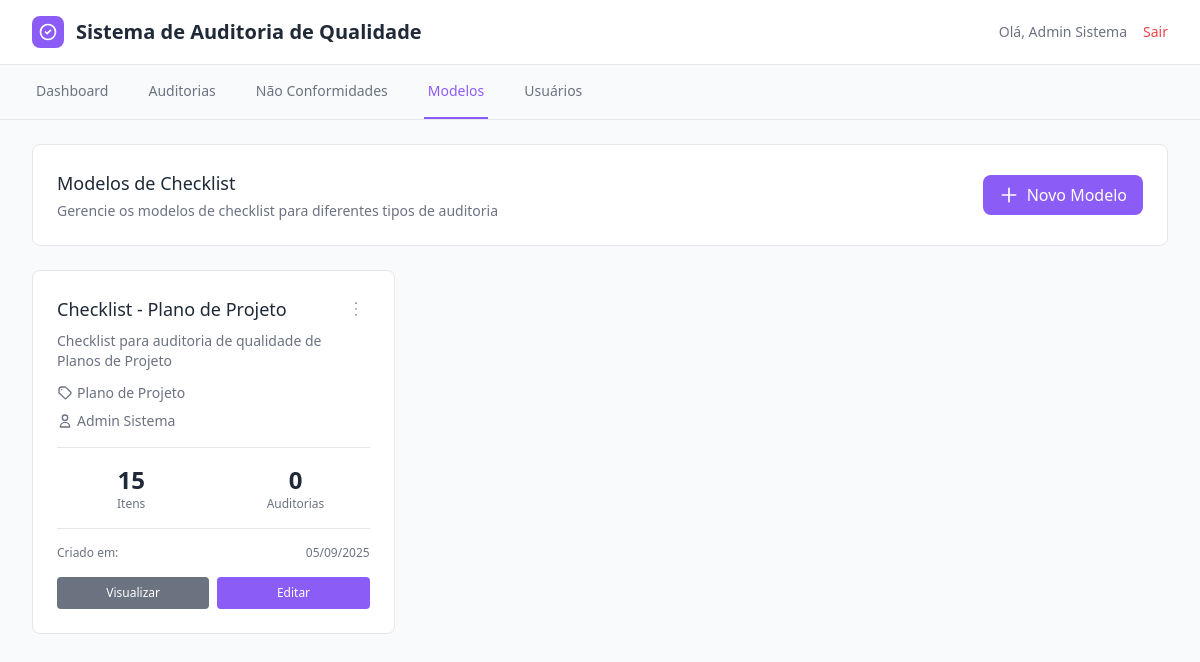
The app's page /modelos.php (signed in) with its own data.
### tables this page shows
CREATE TABLE usuarios (
    id INT AUTO_INCREMENT PRIMARY KEY,
    nome VARCHAR(255) NOT NULL,
    email VARCHAR(255) UNIQUE NOT NULL,
    senha VARCHAR(255) NOT NULL,
    funcao ENUM('auditor', 'gerente', 'admin') DEFAULT 'auditor',
    departamento VARCHAR(100),
    superior_id INT,
    criado_em TIMESTAMP DEFAULT CURRENT_TIMESTAMP,
    atualizado_em TIMESTAMP DEFAULT CURRENT_TIMESTAMP ON UPDATE CURRENT_TIMESTAMP,
    FOREIGN KEY (superior_id) REFERENCES usuarios(id)
);

CREATE TABLE modelos_checklist (
    id INT AUTO_INCREMENT PRIMARY KEY,
    nome VARCHAR(255) NOT NULL,
    descricao TEXT,
    tipo_artefato VARCHAR(100) NOT NULL,
    criado_por INT NOT NULL,
    criado_em TIMESTAMP DEFAULT CURRENT_TIMESTAMP,
    atualizado_em TIMESTAMP DEFAULT CURRENT_TIMESTAMP ON UPDATE CURRENT_TIMESTAMP,
    FOREIGN KEY (criado_por) REFERENCES usuarios(id)
);

### includes/auth.php (called while the page is built, shortened)
<?php
function getUsuarioAtual() {
    $database = new Conexao();
    $db = $database->getConexao();
    $query = "SELECT * FROM usuarios WHERE id = :id";
    $stmt = $db->prepare($query);
    $stmt->bindParam(':id', $_SESSION['id_usuario']);
    $stmt->execute();
    return $stmt->fetch();
}
?>

### modelos.php (the view, shortened to what this page needs)
<?php
require_once 'includes/auth.php';
$usuario = getUsuarioAtual();
$database = new Conexao();
$db = $database->getConexao();
$query = "SELECT m.*, u.nome as nome_criador,
          (SELECT COUNT(*) FROM itens_checklist WHERE modelo_id = m.id) as total_itens,
          (SELECT COUNT(*) FROM auditorias WHERE modelo_id = m.id) as total_auditorias
          FROM modelos_checklist m
          LEFT JOIN usuarios u ON m.criado_por = u.id
          ORDER BY m.criado_em DESC";
$stmt = $db->prepare($query);
$stmt->execute();
$modelos = $stmt->fetchAll();
?>
<!DOCTYPE html>
<html lang="pt-BR">
<head>
    <script src="https://cdn.tailwindcss.com"></script>
    <script src="assets/css/tailwind-config.js"></script>
    <link rel="stylesheet" href="assets/css/style.css">
</head>
<body class="bg-background">
    <header class="bg-card border-b border-border">
        <div class="max-w-7xl mx-auto px-4 sm:px-6 lg:px-8">
            <div class="flex justify-between items-center py-4">
                <div class="flex items-center">
                    <div class="h-8 w-8 bg-accent rounded-lg flex items-center justify-center mr-3">
                        <svg class="h-5 w-5 text-accent-foreground" fill="none" stroke="currentColor" viewBox="0 0 24 24">
                            <path stroke-linecap="round" stroke-linejoin="round" stroke-width="2" d="M9 12l2 2 4-4m6 2a9 9 0 11-18 0 9 9 0 0118 0z"></path>
                        </svg>
                    </div>
                    <h1 class="text-xl font-bold text-foreground">Sistema de Auditoria de Qualidade</h1>
                </div>
                <div class="flex items-center space-x-4">
                    <span class="text-sm text-muted-foreground">Olá, <?php echo htmlspecialchars($usuario['nome']); ?></span>
                    <a href="logout.php" class="text-sm text-destructive hover:text-destructive/80">Sair</a>
                </div>
            </div>
        </div>
    </header>
    <nav class="bg-sidebar border-b border-sidebar-border">
        <div class="max-w-7xl mx-auto px-4 sm:px-6 lg:px-8">
            <div class="flex space-x-8">
                <a href="index.php" class="border-b-2 border-transparent text-sidebar-foreground hover:text-sidebar-accent hover:border-sidebar-accent py-4 px-1 text-sm font-medium">Dashboard</a>
                <a href="auditorias.php" class="border-b-2 border-transparent text-sidebar-foreground hover:text-sidebar-accent hover:border-sidebar-accent py-4 px-1 text-sm font-medium">Auditorias</a>
                <a href="nao-conformidades.php" class="border-b-2 border-transparent text-sidebar-foreground hover:text-sidebar-accent hover:border-sidebar-accent py-4 px-1 text-sm font-medium">Não Conformidades</a>
                <a href="modelos.php" class="border-b-2 border-sidebar-accent text-sidebar-accent py-4 px-1 text-sm font-medium">Modelos</a>
                <a href="usuarios.php" class="border-b-2 border-transparent text-sidebar-foreground hover:text-sidebar-accent hover:border-sidebar-accent py-4 px-1 text-sm font-medium">Usuários</a>
            </div>
        </div>
    </nav>
    <main class="max-w-7xl mx-auto py-6 px-4 sm:px-6 lg:px-8">
        <div class="bg-card rounded-lg border border-border p-6 mb-6">
            <div class="flex flex-col md:flex-row md:items-center md:justify-between">
                <div>
                    <h2 class="text-lg font-medium text-foreground">Modelos de Checklist</h2>
                    <p class="text-sm text-muted-foreground mt-1">Gerencie os modelos de checklist para diferentes tipos de auditoria</p>
                </div>
                <div class="mt-4 md:mt-0">
                    <a href="create-modelo.php" class="inline-flex items-center px-4 py-2 bg-accent text-accent-foreground hover:bg-accent/90 rounded-lg transition-colors">
                        <svg class="h-5 w-5 mr-2" fill="none" stroke="currentColor" viewBox="0 0 24 24">
                            <path stroke-linecap="round" stroke-linejoin="round" stroke-width="2" d="M12 4v16m8-8H4"></path>
                        </svg>
                        Novo Modelo
                    </a>
                </div>
            </div>
        </div>
        <div class="grid grid-cols-1 md:grid-cols-2 lg:grid-cols-3 gap-6">
            <?php foreach ($modelos as $modelo): ?>
                <div class="bg-card rounded-lg border border-border p-6 hover:shadow-lg transition-shadow">
                    <div class="flex items-start justify-between mb-4">
                        <div class="flex-1">
                            <h3 class="text-lg font-medium text-foreground mb-2"><?php echo htmlspecialchars($modelo['nome']); ?></h3>
                            <p class="text-sm text-muted-foreground mb-3"><?php echo htmlspecialchars($modelo['descricao']); ?></p>
                            <div class="flex items-center text-sm text-muted-foreground mb-2">
                                <svg class="h-4 w-4 mr-1" fill="none" stroke="currentColor" viewBox="0 0 24 24">
                                    <path stroke-linecap="round" stroke-linejoin="round" stroke-width="2" d="M7 7h.01M7 3h5c.512 0 1.024.195 1.414.586l7 7a2 2 0 010 2.828l-7 7a.997.997 0 01-1.414 0l-7-7A1.997 1.997 0 013 12V7a4 4 0 014-4z"></path>
                                </svg>
                                <?php echo htmlspecialchars($modelo['tipo_artefato']); ?>
                            </div>
                            <div class="flex items-center text-sm text-muted-foreground">
                                <svg class="h-4 w-4 mr-1" fill="none" stroke="currentColor" viewBox="0 0 24 24">
                                    <path stroke-linecap="round" stroke-linejoin="round" stroke-width="2" d="M16 7a4 4 0 11-8 0 4 4 0 018 0zM12 14a7 7 0 00-7 7h14a7 7 0 00-7-7z"></path>
                                </svg>
                                <?php echo htmlspecialchars($modelo['nome_criador']); ?>
                            </div>
                        </div>
                        <div class="relative">
                            <button onclick="toggleDropdown('dropdown-<?php echo $modelo['id']; ?>')" class="p-1 text-muted-foreground hover:text-foreground rounded-full hover:bg-muted">
                                <svg class="h-5 w-5" fill="none" stroke="currentColor" viewBox="0 0 24 24">
                                    <path stroke-linecap="round" stroke-linejoin="round" stroke-width="2" d="M12 5v.01M12 12v.01M12 19v.01"></path>
                                </svg>
                            </button>
                        </div>
                    </div>
                    <div class="border-t border-border pt-4">
                        <div class="grid grid-cols-2 gap-4 text-center">
                            <div>
                                <div class="text-2xl font-bold text-foreground"><?php echo $modelo['total_itens']; ?></div>
                                <div class="text-xs text-muted-foreground">Itens</div>
                            </div>
                            <div>
                                <div class="text-2xl font-bold text-foreground"><?php echo $modelo['total_auditorias']; ?></div>
                                <div class="text-xs text-muted-foreground">Auditorias</div>
                            </div>
                        </div>
                    </div>
                    <div class="mt-4 pt-4 border-t border-border">
                        <div class="flex justify-between items-center text-xs text-muted-foreground">
                            <span>Criado em:</span>
                            <span><?php echo date('d/m/Y', strtotime($modelo['criado_em'])); ?></span>
                        </div>
                    </div>
                    <div class="mt-4 flex space-x-2">
                        <a href="view-modelo.php?id=<?php echo $modelo['id']; ?>"
                           class="flex-1 px-3 py-2 text-xs text-center bg-secondary text-secondary-foreground hover:bg-secondary/90 rounded transition-colors">
                            Visualizar
                        </a>
                        <a href="edit-modelo.php?id=<?php echo $modelo['id']; ?>"
                           class="flex-1 px-3 py-2 text-xs text-center bg-accent text-accent-foreground hover:bg-accent/90 rounded transition-colors">
                            Editar
                        </a>
                    </div>
                </div>
            <?php endforeach; ?>
        </div>
    </main>
</body>
</html>

### assets/css/style.css (style rules this page uses)
* { margin: 0; padding: 0; box-sizing: border-box; }
html { scroll-behavior: smooth; overflow-x: hidden; }
body { font-family: "Segoe UI", Tahoma, Geneva, Verdana, sans-serif; background-color: #f8fafc; color: #1f2937; line-height: 1.6; overflow-x: hidden; min-height: 100vh; }
.text-center { text-align: center; }
.mb-2 { margin-bottom: 1rem; }
.mb-3 { margin-bottom: 1.5rem; }
.mt-1 { margin-top: 0.5rem; }
.flex { display: flex; }
.justify-between { justify-content: space-between; }
.items-center { align-items: center; }
.container, main, header, nav { max-width: 100%; overflow-x: hidden; }

### records on screen
usuarios: nome "Admin Sistema"
modelos_checklist: nome "Checklist - Plano de Projeto", descricao "Checklist para auditoria de qualidade de Planos de Projeto", tipo_artefato "Plano de Projeto", criado_por.nome "Admin Sistema", total_itens "15", total_auditorias "0", criado_em "05/09/2025"
